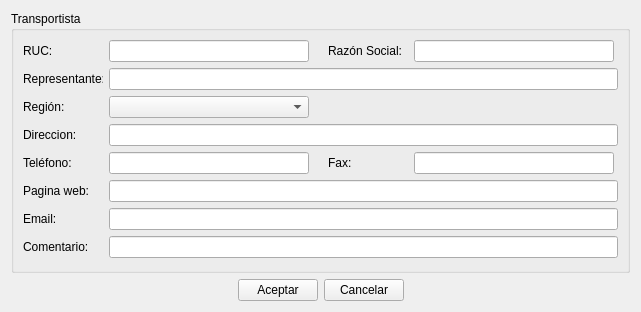
<?xml version="1.0" encoding="UTF-8"?>
<ui version="4.0">
 <class>ui_new_transportista</class>
 <widget class="QWidget" name="ui_new_transportista">
  <property name="geometry">
   <rect>
    <x>0</x>
    <y>0</y>
    <width>641</width>
    <height>312</height>
   </rect>
  </property>
  <property name="windowTitle">
   <string>Form</string>
  </property>
  <layout class="QGridLayout" name="gridLayout_2">
   <item row="0" column="0">
    <layout class="QVBoxLayout" name="verticalLayout_3">
     <item>
      <widget class="QGroupBox" name="groupBox">
       <property name="title">
        <string>Transportista</string>
       </property>
       <layout class="QGridLayout" name="gridLayout">
        <item row="0" column="0">
         <layout class="QVBoxLayout" name="verticalLayout">
          <item>
           <layout class="QHBoxLayout" name="horizontalLayout_14">
            <item>
             <widget class="QLabel" name="label_ruc">
              <property name="minimumSize">
               <size>
                <width>80</width>
                <height>0</height>
               </size>
              </property>
              <property name="maximumSize">
               <size>
                <width>80</width>
                <height>16777215</height>
               </size>
              </property>
              <property name="text">
               <string>RUC:</string>
              </property>
             </widget>
            </item>
            <item>
             <widget class="QLineEdit" name="lineEdit_ruc">
              <property name="minimumSize">
               <size>
                <width>200</width>
                <height>0</height>
               </size>
              </property>
              <property name="maximumSize">
               <size>
                <width>200</width>
                <height>16777215</height>
               </size>
              </property>
             </widget>
            </item>
            <item>
             <spacer name="horizontalSpacer_12">
              <property name="orientation">
               <enum>Qt::Horizontal</enum>
              </property>
              <property name="sizeType">
               <enum>QSizePolicy::Fixed</enum>
              </property>
              <property name="sizeHint" stdset="0">
               <size>
                <width>13</width>
                <height>14</height>
               </size>
              </property>
             </spacer>
            </item>
            <item>
             <widget class="QLabel" name="label_razon_social">
              <property name="minimumSize">
               <size>
                <width>80</width>
                <height>0</height>
               </size>
              </property>
              <property name="maximumSize">
               <size>
                <width>80</width>
                <height>16777215</height>
               </size>
              </property>
              <property name="text">
               <string>Razón Social:</string>
              </property>
             </widget>
            </item>
            <item>
             <widget class="QLineEdit" name="lineEdit_razon_social">
              <property name="minimumSize">
               <size>
                <width>200</width>
                <height>0</height>
               </size>
              </property>
              <property name="maximumSize">
               <size>
                <width>200</width>
                <height>16777215</height>
               </size>
              </property>
             </widget>
            </item>
           </layout>
          </item>
          <item>
           <layout class="QHBoxLayout" name="horizontalLayout_15">
            <item>
             <widget class="QLabel" name="label_representante">
              <property name="minimumSize">
               <size>
                <width>80</width>
                <height>0</height>
               </size>
              </property>
              <property name="maximumSize">
               <size>
                <width>80</width>
                <height>16777215</height>
               </size>
              </property>
              <property name="text">
               <string>Representante:</string>
              </property>
             </widget>
            </item>
            <item>
             <widget class="QLineEdit" name="lineEdit_representante">
              <property name="minimumSize">
               <size>
                <width>200</width>
                <height>0</height>
               </size>
              </property>
             </widget>
            </item>
           </layout>
          </item>
          <item>
           <layout class="QHBoxLayout" name="horizontalLayout_2">
            <item>
             <widget class="QLabel" name="label_region">
              <property name="minimumSize">
               <size>
                <width>80</width>
                <height>0</height>
               </size>
              </property>
              <property name="text">
               <string>Región:</string>
              </property>
             </widget>
            </item>
            <item>
             <widget class="QComboBox" name="comboBox_regiones">
              <property name="minimumSize">
               <size>
                <width>200</width>
                <height>0</height>
               </size>
              </property>
              <property name="editable">
               <bool>false</bool>
              </property>
              <property name="duplicatesEnabled">
               <bool>false</bool>
              </property>
             </widget>
            </item>
            <item>
             <spacer name="horizontalSpacer">
              <property name="orientation">
               <enum>Qt::Horizontal</enum>
              </property>
              <property name="sizeHint" stdset="0">
               <size>
                <width>40</width>
                <height>20</height>
               </size>
              </property>
             </spacer>
            </item>
           </layout>
          </item>
          <item>
           <layout class="QHBoxLayout" name="horizontalLayout_16">
            <item>
             <widget class="QLabel" name="label_29">
              <property name="minimumSize">
               <size>
                <width>80</width>
                <height>0</height>
               </size>
              </property>
              <property name="maximumSize">
               <size>
                <width>80</width>
                <height>16777215</height>
               </size>
              </property>
              <property name="text">
               <string>Direccion:</string>
              </property>
             </widget>
            </item>
            <item>
             <widget class="QLineEdit" name="lineEdit_direccion">
              <property name="minimumSize">
               <size>
                <width>200</width>
                <height>0</height>
               </size>
              </property>
             </widget>
            </item>
           </layout>
          </item>
          <item>
           <layout class="QHBoxLayout" name="horizontalLayout_17">
            <item>
             <widget class="QLabel" name="label_27">
              <property name="minimumSize">
               <size>
                <width>80</width>
                <height>0</height>
               </size>
              </property>
              <property name="maximumSize">
               <size>
                <width>80</width>
                <height>16777215</height>
               </size>
              </property>
              <property name="text">
               <string>Teléfono:</string>
              </property>
             </widget>
            </item>
            <item>
             <widget class="QLineEdit" name="lineEdit_telefono">
              <property name="minimumSize">
               <size>
                <width>200</width>
                <height>0</height>
               </size>
              </property>
              <property name="maximumSize">
               <size>
                <width>200</width>
                <height>16777215</height>
               </size>
              </property>
             </widget>
            </item>
            <item>
             <spacer name="horizontalSpacer_11">
              <property name="orientation">
               <enum>Qt::Horizontal</enum>
              </property>
              <property name="sizeType">
               <enum>QSizePolicy::Fixed</enum>
              </property>
              <property name="sizeHint" stdset="0">
               <size>
                <width>13</width>
                <height>14</height>
               </size>
              </property>
             </spacer>
            </item>
            <item>
             <widget class="QLabel" name="label_32">
              <property name="minimumSize">
               <size>
                <width>80</width>
                <height>0</height>
               </size>
              </property>
              <property name="maximumSize">
               <size>
                <width>80</width>
                <height>16777215</height>
               </size>
              </property>
              <property name="text">
               <string>Fax:</string>
              </property>
             </widget>
            </item>
            <item>
             <widget class="QLineEdit" name="lineEdit_fax">
              <property name="minimumSize">
               <size>
                <width>200</width>
                <height>0</height>
               </size>
              </property>
              <property name="maximumSize">
               <size>
                <width>200</width>
                <height>16777215</height>
               </size>
              </property>
             </widget>
            </item>
           </layout>
          </item>
          <item>
           <layout class="QHBoxLayout" name="horizontalLayout_18"/>
          </item>
          <item>
           <layout class="QHBoxLayout" name="horizontalLayout_19">
            <item>
             <widget class="QLabel" name="label_34">
              <property name="minimumSize">
               <size>
                <width>80</width>
                <height>0</height>
               </size>
              </property>
              <property name="maximumSize">
               <size>
                <width>80</width>
                <height>16777215</height>
               </size>
              </property>
              <property name="text">
               <string>Pagina web:</string>
              </property>
             </widget>
            </item>
            <item>
             <widget class="QLineEdit" name="lineEdit_pagina_web">
              <property name="minimumSize">
               <size>
                <width>200</width>
                <height>0</height>
               </size>
              </property>
             </widget>
            </item>
           </layout>
          </item>
          <item>
           <layout class="QHBoxLayout" name="horizontalLayout_20">
            <item>
             <widget class="QLabel" name="label_33">
              <property name="minimumSize">
               <size>
                <width>80</width>
                <height>0</height>
               </size>
              </property>
              <property name="maximumSize">
               <size>
                <width>80</width>
                <height>16777215</height>
               </size>
              </property>
              <property name="text">
               <string>Email:</string>
              </property>
             </widget>
            </item>
            <item>
             <widget class="QLineEdit" name="lineEdit_email">
              <property name="minimumSize">
               <size>
                <width>200</width>
                <height>0</height>
               </size>
              </property>
             </widget>
            </item>
           </layout>
          </item>
          <item>
           <layout class="QHBoxLayout" name="horizontalLayout_21">
            <item>
             <widget class="QLabel" name="label_26">
              <property name="minimumSize">
               <size>
                <width>80</width>
                <height>0</height>
               </size>
              </property>
              <property name="maximumSize">
               <size>
                <width>80</width>
                <height>16777215</height>
               </size>
              </property>
              <property name="text">
               <string>Comentario:</string>
              </property>
             </widget>
            </item>
            <item>
             <widget class="QLineEdit" name="lineEdit_comentario">
              <property name="minimumSize">
               <size>
                <width>200</width>
                <height>0</height>
               </size>
              </property>
             </widget>
            </item>
           </layout>
          </item>
         </layout>
        </item>
       </layout>
      </widget>
     </item>
     <item>
      <layout class="QHBoxLayout" name="horizontalLayout_22">
       <item>
        <spacer name="horizontalSpacer_7">
         <property name="orientation">
          <enum>Qt::Horizontal</enum>
         </property>
         <property name="sizeHint" stdset="0">
          <size>
           <width>40</width>
           <height>20</height>
          </size>
         </property>
        </spacer>
       </item>
       <item>
        <widget class="QPushButton" name="pushButton_registrar">
         <property name="text">
          <string>Aceptar</string>
         </property>
        </widget>
       </item>
       <item>
        <widget class="QPushButton" name="pushButton_cancelar">
         <property name="text">
          <string>Cancelar</string>
         </property>
        </widget>
       </item>
       <item>
        <spacer name="horizontalSpacer_8">
         <property name="orientation">
          <enum>Qt::Horizontal</enum>
         </property>
         <property name="sizeHint" stdset="0">
          <size>
           <width>40</width>
           <height>20</height>
          </size>
         </property>
        </spacer>
       </item>
      </layout>
     </item>
    </layout>
   </item>
  </layout>
 </widget>
 <resources/>
 <connections/>
</ui>
